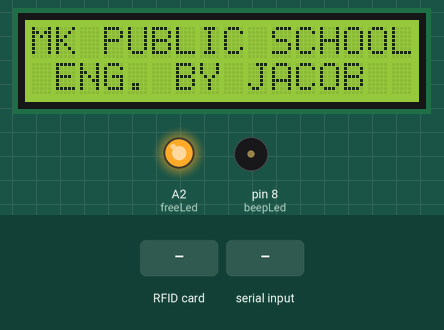
A program run on a simulated Arduino Uno, built with avr-gcc and run on an emulated ATmega328P. On the bench: 16×2 character LCD, output pins drawn as LEDs (lit = HIGH), buzzer (waves = sounding). The test bench sets the inputs (shaded band). Pins used as bus, display or sensor lines are not drawn; what the program prints to the serial monitor is not drawn.

Above: at 2.3 s.
2.4 s: RFID card 5E 7A 19 C4 held to the reader
At 3.5 s:
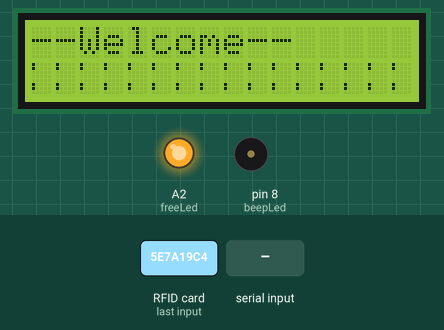
3.9 s: "ok" received over the second serial link
At 5.9 s:
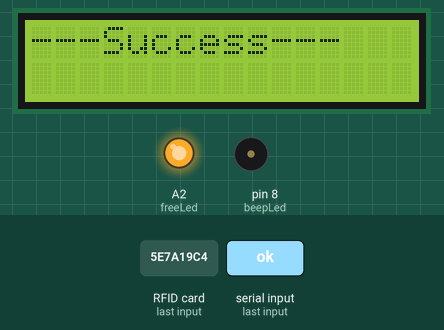
6.9 s: RFID card 5E 7A 19 C4 held to the reader
At 7.8 s:
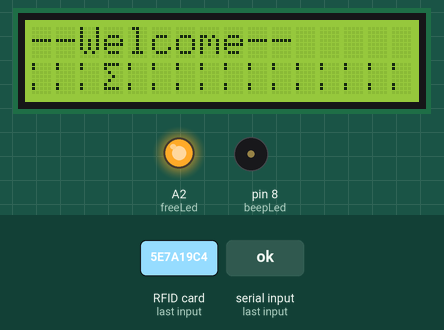
8.4 s: "1" received over the second serial link
At 9.8 s:
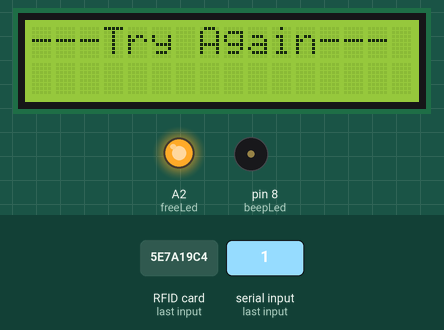
11.4 s: RFID card 5E 7A 19 C4 held to the reader
At 12.5 s:
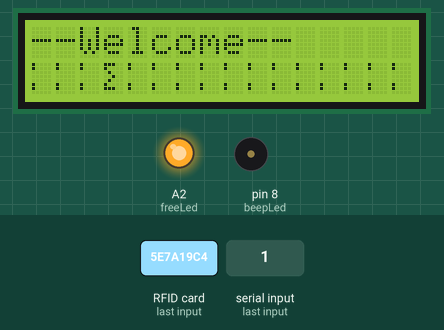
12.9 s: "0" received over the second serial link
At 14.8 s:
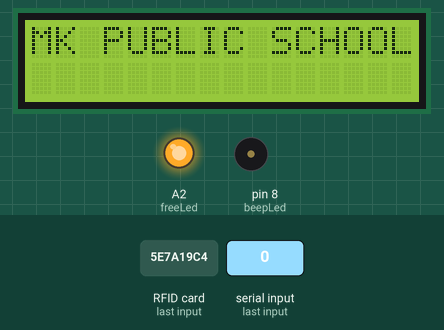
Timing chart, 0 to 16.3 s (numbered marks = the images above; inputs shaded):
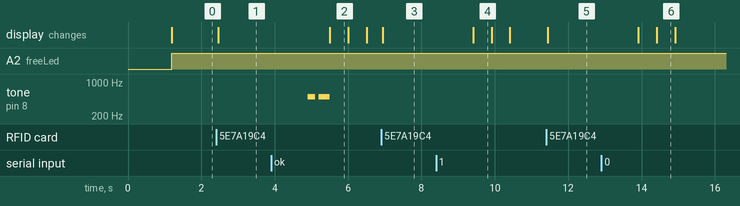

The program:

main.cpp
```cpp
/*
* Initial Author: ryand1011 (https://github.com/ryand1011)
*
* Reads data written by a program such as "rfid_write_personal_data.ino"
*
* See: https://github.com/miguelbalboa/rfid/tree/master/examples/rfid_write_personal_data
*
* Uses MIFARE RFID card using RFID-RC522 reader
* Uses MFRC522 - Library
* -----------------------------------------------------------------------------------------
*             MFRC522      Arduino       Arduino   Arduino    Arduino          Arduino
*             Reader/PCD   Uno/101       Mega      Nano v3    Leonardo/Micro   Pro Micro
* Signal      Pin          Pin           Pin       Pin        Pin              Pin
* -----------------------------------------------------------------------------------------
* RST/Reset   RST          9             5         D9         RESET/ICSP-5     RST
* SPI SS      SDA(SS)      10            53        D10        10               10
* SPI MOSI    MOSI         11 / ICSP-4   51        D11        ICSP-4           16
* SPI MISO    MISO         12 / ICSP-1   50        D12        ICSP-1           14
* SPI SCK     SCK          13 / ICSP-3   52        D13        ICSP-3           15
*/
#include <Arduino.h>
#include <SPI.h>
#include <MFRC522.h>
#include <LiquidCrystal.h>
#include <Lcduse.h>
#include<SoftwareSerial.h>

//---RFID initialize
#define RST_PIN         9           // Configurable, see typical pin layout above
#define SS_PIN          10          // Configurable, see typical pin layout above
MFRC522 mfrc522(SS_PIN, RST_PIN);   // Create MFRC522 instance


//---Software Serial Initialize for communication to ESP8266
SoftwareSerial mySerial(2, 3); // RX, TX

//--LCD initialize
int rs = 7, en = 6, d4 = 5, d5 = 4, d6 = A0, d7 = A1;
LiquidCrystal lcd(rs, en, d4, d5, d6, d7);
Lcduse ld(lcd);

//Buzzer initialize
int freq = 500;
int beepLed=8;

//mid and name variables
String mid="z",name="z";
int cardReadSuccess=0;
int debug=1;
int cardError=0;
int wifiError=0;

//LED Initialize
int freeLed=A2;

//function prototypes
void readCard();
void beep(int pin, int freq);

//Symbols for LCD
byte customChar[8] = {
  0B00000,
  0B00000,
  0B01010,
  0B10101,
  0B01010,
  0B00000,
  0B00000,
  0B00000
};

//*****************************************************************************************//
void setup() {
  Serial.begin(9600);      // Initialize serial communications with the PC
  mySerial.begin(9600); //Initialize serail communcation with Wi-Fi unit
  SPI.begin();  // Init SPI bus
  mfrc522.PCD_Init();   // Init MFRC522 card
  if(debug==1){
    Serial.println(F("JRL System is Ready.")); //shows in serial that it is ready to read
  }
  pinMode(freeLed,OUTPUT);//telling that the system is free and has not found any card
  //pinMode(A3,OUTPUT);//telling that the system is busy and is processing the card

  //Starting LCD stuff
  lcd.begin(16, 2);
  lcd.clear();
  //lcd.print("----WELCOME----");
  lcd.print("MK PUBLIC SCHOOL");
  delay(1000);
  lcd.setCursor(0, 2);
  lcd.print(" ENG. BY JACOB");
  //ld.loading();
  pinMode(beepLed, OUTPUT);//initializing LED output

  //Serial.flush();
}

//*****************************************************************************************//
void loop() {
  //Reinitialize global variables
  mid="z";
  name="z";
  cardReadSuccess=0;
  cardError=0;
  wifiError=0;
  digitalWrite(freeLed,HIGH);
  //digitalWrite(A3,LOW);
  // //----------CAUTION :WIFI---------
  // // listen for communication from the ESP8266 and then write it to the serial monitor
  // while (mySerial.available() )   {
  //   Serial.write( mySerial.read() );
  // }
readCard();
  //check and read card
if(cardReadSuccess==1 && mid !=("z") && name !=("z") && cardError==0){

  //print to LCD
    lcd.clear();
    lcd.print("--Welcome--");
    lcd.setCursor(0, 1);
    lcd.print(mid+"--"+name);

//Halting Arduino for a maximum of 3 seconds
//8 seconds is the optimal time to receive response from wifi module
    //---------CAUTION : WIFI
   mySerial.print(mid+"\r\n");//i think the srN should be succedded by \r\n
   unsigned long timeout=millis();
   while(mySerial.available()==0){
     if(millis()-timeout>5000){
       if(debug==1){
         Serial.println(">>>No response from WIFI");
       }
       wifiError=1;
       break;
       //return;
     }
   }
    //to listen from esp8266
    //The below code is working and has been commented just to avoid serial communication , so that time can be saved
String wifiResponse="no";
    while (mySerial.available())   {
      wifiResponse=mySerial.readString();
      wifiResponse.trim();
      if(debug==1){
        Serial.println(wifiResponse);
      }

      }
    //  // readString() is used to read large string at once , reads faster therefore prints all data , whereas due to slowness of read() , it omits many data
//This block is true , when there is timeout on the "myserial"
if(wifiError==1){
  if(debug==1){
    Serial.println("Net Connection Error. Try Again.");
  }
  //lcd info block
  lcd.clear();
  lcd.print("---No Internet---");
  delay(1000);
}
else{
  //This block is true , when the response is received before timeout
  if(wifiResponse=="ok"){
    if(debug==1){
      Serial.print("Success");
    }
    beep(beepLed, freq);
    //lcd info block
    lcd.clear();
    lcd.print("---Success---");
    delay(500);
  }
  else{
    if(debug==1){
      Serial.print("Failed");
    }
    //lcd info block
    lcd.clear();
    lcd.print("---Try Again---");
    delay(500);
  }
}

    lcd.clear();
    lcd.print("MK PUBLIC SCHOOL");
    delay(500);
    lcd.setCursor(0, 2);
    lcd.print(" ENG. BY JACOB");

}
else{
  //lcd.clear();
}

}
//*****************************************************************************************//


//*****************************************FUNCTIONS************************************
//function for reading cards
void readCard(){
  // Prepare key - all keys are set to FFFFFFFFFFFFh at chip delivery from the factory.
  MFRC522::MIFARE_Key key;
  for (byte i = 0; i < 6; i++) key.keyByte[i] = 0xFF;

  //some variables we need
  byte block;
  byte len;
  MFRC522::StatusCode status;

  //-------------------------------------------

  // Look for new cards
  if ( ! mfrc522.PICC_IsNewCardPresent()) {
    return;
  }

  // Select one of the cards
  if ( ! mfrc522.PICC_ReadCardSerial()) {
    return;
  }
if(debug==1){
  Serial.println(F("**Card Detected:**"));
}


  //-------------------------------------------

  mfrc522.PICC_DumpDetailsToSerial(&(mfrc522.uid)); //dump some details about the card

  //mfrc522.PICC_DumpToSerial(&(mfrc522.uid));      //uncomment this to see all blocks in hex

  //-------------------------------------------

if(debug==1){
  Serial.print(F("Credentials: "));
}

  byte buffer1[18];

  block = 4;
  len = 18;

  //------------------------------------------- GET FIRST NAME
  status = mfrc522.PCD_Authenticate(MFRC522::PICC_CMD_MF_AUTH_KEY_A, 4, &key, &(mfrc522.uid)); //line 834 of MFRC522.cpp file
  if (status != MFRC522::STATUS_OK) {
    if(debug==1){
      Serial.print(F("Authentication failed: "));
      Serial.println(mfrc522.GetStatusCodeName(status));
    }
    mfrc522.PICC_HaltA();
    mfrc522.PCD_StopCrypto1();
    cardError=1;
    return;
  }

  status = mfrc522.MIFARE_Read(block, buffer1, &len);
  if (status != MFRC522::STATUS_OK) {
    if(debug==1){
      Serial.print(F("Reading failed: "));
      Serial.println(mfrc522.GetStatusCodeName(status));
    }
    mfrc522.PICC_HaltA();
    mfrc522.PCD_StopCrypto1();
    cardError=1;
    return;
  }

  //PRINT FIRST NAME
  for (uint8_t i = 0; i < 16; i++)
  {
    if (buffer1[i] != 32)
    {
      if(debug==1){
        Serial.write(buffer1[i]);
      }

    }
  }
  if(debug==1){
    Serial.print(" ");
  }


  //---------------------------------------- GET LAST NAME

  byte buffer2[18];
  block = 1;

  status = mfrc522.PCD_Authenticate(MFRC522::PICC_CMD_MF_AUTH_KEY_A, 1, &key, &(mfrc522.uid)); //line 834
  if (status != MFRC522::STATUS_OK) {
    if(debug==1){
      Serial.print(F("Authentication failed: "));
      Serial.println(mfrc522.GetStatusCodeName(status));
    }
    mfrc522.PICC_HaltA();
    mfrc522.PCD_StopCrypto1();
    cardError=1;
    return;
  }

  status = mfrc522.MIFARE_Read(block, buffer2, &len);
  if (status != MFRC522::STATUS_OK) {
    if(debug==1){
      Serial.print(F("Reading failed: "));
      Serial.println(mfrc522.GetStatusCodeName(status));
    }
    mfrc522.PICC_HaltA();
    mfrc522.PCD_StopCrypto1();
    cardError=1;
    return;
  }

  //PRINT LAST NAME
  for (uint8_t i = 0; i < 16; i++) {
    if(debug==1){
      Serial.write(buffer2[i] );
    }
  }

  //----------------------------------------
if(debug==1){
  Serial.println(F("\n**End Reading**\n"));
}


//Getting and filtering mid
mid="";
for (char c : buffer1) {
  if(c==' ')break;
  mid += c;
};

//Getting and filtering name
name="";
for (char c : buffer2) {
  if(c==' ')break;
  name += c;
};
// Serial.println(mid);
// Serial.println(name);

cardReadSuccess=1;
  //delay(500); //change value if you want to read cards faster

  mfrc522.PICC_HaltA();
  mfrc522.PCD_StopCrypto1();

}

//function for buzzer beep
void beep(int pin, int freq) {
  tone(pin, freq);
  delay(200);
  noTone(pin);
  delay(100);
  tone(pin, freq);
  delay(300);
  noTone(pin);
}
```

Measured:
- after the input at 2.4 s, the display: changes after 0.05 s (image 1)
- after the input at 3.9 s, tone on pin 8 (beepLed): silent → 500 Hz after 1.0 s, → silent 0.20 s later, → 500 Hz 0.10 s later, → silent 0.30 s later; the display: changes after 1.6 s (image 2)
- after the input at 6.9 s, the display: changes at once (image 3)
- after the input at 8.4 s, the display: changes after 1.0 s (image 4)
- after the input at 11.4 s, the display: changes after 0.05 s (image 5)
- after the input at 12.9 s, the display: first changes after 1.0 s (image 6 shows a later state)
- what the display in image 2 shows lasts 0.5 s, from 5.5 s to 6.0 s
